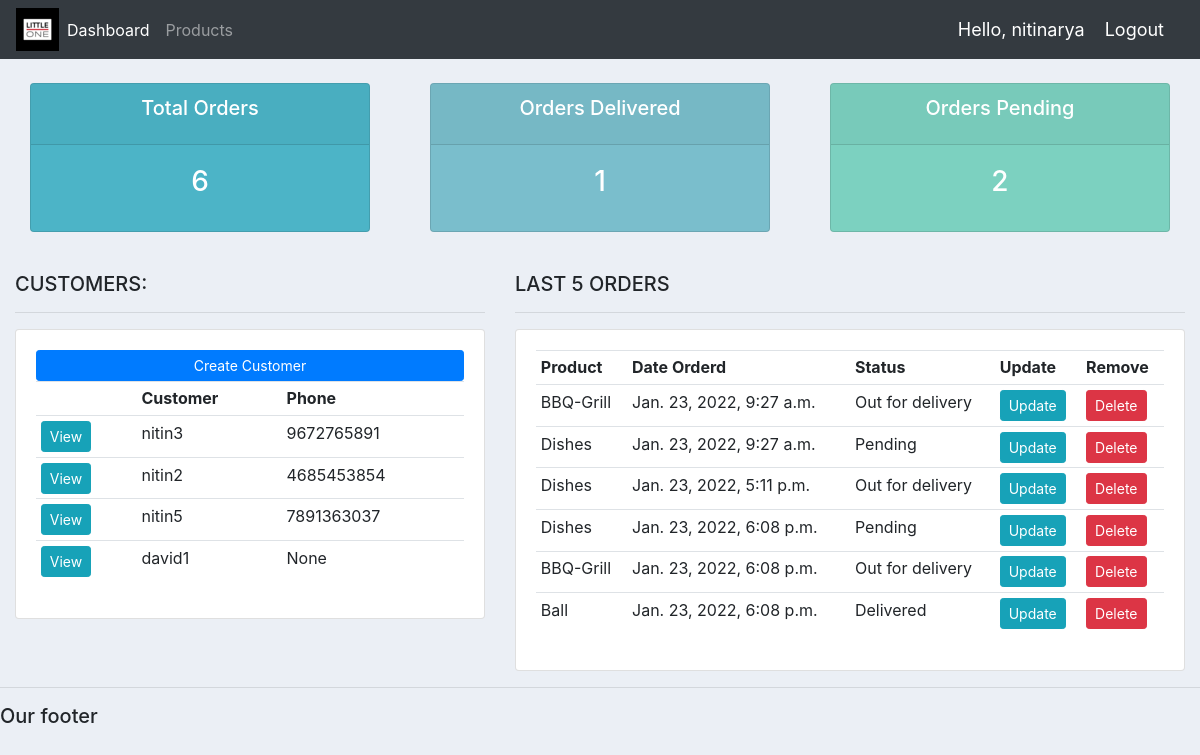
The app's page / (signed in) with its own data.
### accounts/models.py (models this page shows, shortened)
class Customer(models.Model):
	user = models.OneToOneField(User, null= True, blank = True, on_delete=models.CASCADE)
	name = models.CharField(max_length=200, null=True)
	phone = models.CharField(max_length=200, null=True)
	email = models.CharField(max_length=200, null=True)
	profile_pic = models.ImageField(default = "account-icon.png", null = True,blank = True)
	date_created = models.DateTimeField(auto_now_add=True, null=True)

class Order(models.Model):
	STATUS = (
			('Pending', 'Pending'),
			('Out for delivery', 'Out for delivery'),
			('Delivered', 'Delivered'),
			)
	customer = models.ForeignKey(Customer, null=True, on_delete= models.SET_NULL)
	product = models.ForeignKey(Product, null=True, on_delete= models.SET_NULL)
	date_created = models.DateTimeField(auto_now_add=True, null=True)
	status = models.CharField(max_length=200, null=True, choices=STATUS)
	note = models.CharField(max_length=1000, null=True)

class Product(models.Model):
	CATEGORY = (
			('Indoor', 'Indoor'),
			('Out Door', 'Out Door'),
			)
	name = models.CharField(max_length=200, null=True)
	price = models.FloatField(null=True)
	category = models.CharField(max_length=200, null=True, choices=CATEGORY)
	description = models.CharField(max_length=200, null=True, blank=True)
	date_created = models.DateTimeField(auto_now_add=True, null=True)
	tags = models.ManyToManyField(Tag)
	def __str__(self):
		return self.name

### accounts/decorators.py (the view)
	def wrapper_function(request, *args, **kwargs):
		group = None
		if request.user.groups.exists():
			group = request.user.groups.all()[0].name
		if group == 'customer':
			return redirect('user-page')
		if group == 'admin':
			return view_func(request, *args, **kwargs)

### accounts/views.py (called while the page is built)
@login_required(login_url='login')
@admin_only
def home(request):
	orders = Order.objects.all()
	customers = Customer.objects.all()
	total_customers = customers.count()
	total_orders = orders.count()
	delivered = orders.filter(status='Delivered').count()
	pending = orders.filter(status='Pending').count()
	context = {'orders':orders, 'customers':customers,
	'total_orders':total_orders,'delivered':delivered,
	'pending':pending }
	return render(request, 'accounts/dashboard.html', context)

### accounts/templates/accounts/dashboard.html
{%  extends 'accounts/main.html' %}
{% block content %}
{%  include 'accounts/status.html' %}
<br>
<div class="row">
	<div class="col-md-5">
		<h5>CUSTOMERS:</h5>
		<hr>
		<div class="card card-body">
			<a class="btn btn-primary  btn-sm btn-block" href="">Create Customer</a>
			<table class="table table-sm">
				<tr>
					<th></th>
					<th>Customer</th>
					<th>Phone</th>
				</tr>
				{% for customer in customers %}
					<tr>
						<td><a class="btn btn-sm btn-info" href="{% url 'customer' customer.id %}">View</a></td>
						<td>{{customer.name}}</td>
						<td>{{customer.phone}}</td>
					</tr>
				{% endfor %}
			</table>
		</div>
	</div>
	<div class="col-md-7">
		<h5>LAST 5 ORDERS</h5>
		<hr>
		<div class="card card-body">
			<table class="table table-sm">
				<tr>
					<th>Product</th>
					<th>Date Orderd</th>
					<th>Status</th>
					<th>Update</th>
					<th>Remove</th>
				</tr>
				{% for order in orders %}
					<tr>
						<td>{{order.product}}</td>
						<td>{{order.date_created}}</td>
						<td>{{order.status}}</td>
						<td><a class="btn btn-sm btn-info" href="{% url 'update_order' order.id %}">Update</a></td>
						<td><a class="btn btn-sm btn-danger" href="{% url 'delete_order' order.id %}">Delete</a></td>
					</tr>
				{% endfor %}
			</table>
		</div>
	</div>
</div>
{% endblock %}

### accounts/templates/accounts/main.html (shortened to what this page needs)
{% load static %}
<!DOCTYPE html>
<html>
<head>
	<link rel="stylesheet" href="https://stackpath.bootstrapcdn.com/bootstrap/4.3.1/css/bootstrap.min.css">
	<link rel="stylesheet" type="text/css" href="{% static '/css/main.css' %}">
</head>
<body>
	{%  include 'accounts/navbar.html' %}
	<div class="container-fluid">
	{% block content %}
	{% endblock %}
    </div>
	<hr>
	<h5>Our footer</h5>
</body>
</html>

### accounts/templates/accounts/navbar.html (shortened to what this page needs)
{% load static %}
<nav class="navbar navbar-expand-lg navbar-dark bg-dark">
 <img src="{% static 'images/logo.png' %}">
  <div class="collapse navbar-collapse" id="navbarNav">
    <ul class="navbar-nav">
      {% if request.user.is_staff %}
      <li class="nav-item active">
        <a class="nav-link" href="{% url 'home' %}">Dashboard</a>
      </li>
      <li class="nav-item">
        <a class="nav-link" href="{% url 'products' %}">Products</a>
      </li>
      {% else %}
       <li class="nav-item">
        <a class="nav-link" href="{% url 'account' %}">Settings</a>
      </li>
      {% endif %}
    </ul>
  </div>
  <span class="hello-msg">Hello, {{request.user}}</span>
  <span ><a  class="hello-msg" href="{% url 'logout' %}">Logout</a></span>
</nav>

### accounts/templates/accounts/status.html
<br>
<div class="row">
	<div class="col">
		<div class="col-md">
			<div class="card text-center text-white  mb-3" id="total-orders">
			  	<div class="card-header">
			  		<h5 class="card-title">Total Orders</h5>
			  	</div>
			  	<div class="card-body">
			    	<h3 class="card-title">{{total_orders}}</h3>
			  	</div>
			</div>
		</div>
	</div>
	<div class="col">
		<div class="col-md">
			<div class="card text-center text-white  mb-3" id="orders-delivered">
			  	<div class="card-header">
			  		<h5 class="card-title">Orders Delivered</h5>
			  	</div>
			  	<div class="card-body">
			    	<h3 class="card-title">{{delivered}}</h3>
			  	</div>
			</div>
		</div>
	</div>
	<div class="col">
		<div class="col-md">
			<div class="card text-center text-white  mb-3" id="orders-pending">
			  	<div class="card-header">
			  		<h5 class="card-title">Orders Pending</h5>
			  	</div>
			  	<div class="card-body">
			    	<h3 class="card-title">{{pending}}</h3>
			  	</div>
			</div>
		</div>
	</div>
</div>

### static/css/main.css (style rules this page uses)
body { background-color: #ebeff5; }
#total-orders { background-color: #4cb4c7; }
#orders-delivered { background-color: #7abecc; }
#orders-pending { background-color: #7CD1C0; }

### accounts/templates/accounts/navbar.html (style rules this page uses)
.hello-msg { font-size: 18px; color: #fff; margin-right: 20px; }

### records on screen
Customer: name "nitin3", phone "9672765891"
Customer: name "nitin2", phone "4685453854"
Customer: name "nitin5", phone "7891363037"
Customer: name "david1", phone "None"
Order: product "BBQ-Grill", date_created "Jan. 23, 2022, 9:27 a.m.", status "Out for delivery"
Order: product "Dishes", date_created "Jan. 23, 2022, 9:27 a.m.", status "Pending"
Order: product "Dishes", date_created "Jan. 23, 2022, 5:11 p.m.", status "Out for delivery"
Order: product "Dishes", date_created "Jan. 23, 2022, 6:08 p.m.", status "Pending"
Order: product "BBQ-Grill", date_created "Jan. 23, 2022, 6:08 p.m.", status "Out for delivery"
Order: product "Ball", date_created "Jan. 23, 2022, 6:08 p.m.", status "Delivered"

### other values on screen
{{ request.user }} "nitinarya"
{{ total_orders }} "6"
{{ delivered }} "1"
{{ pending }} "2"
